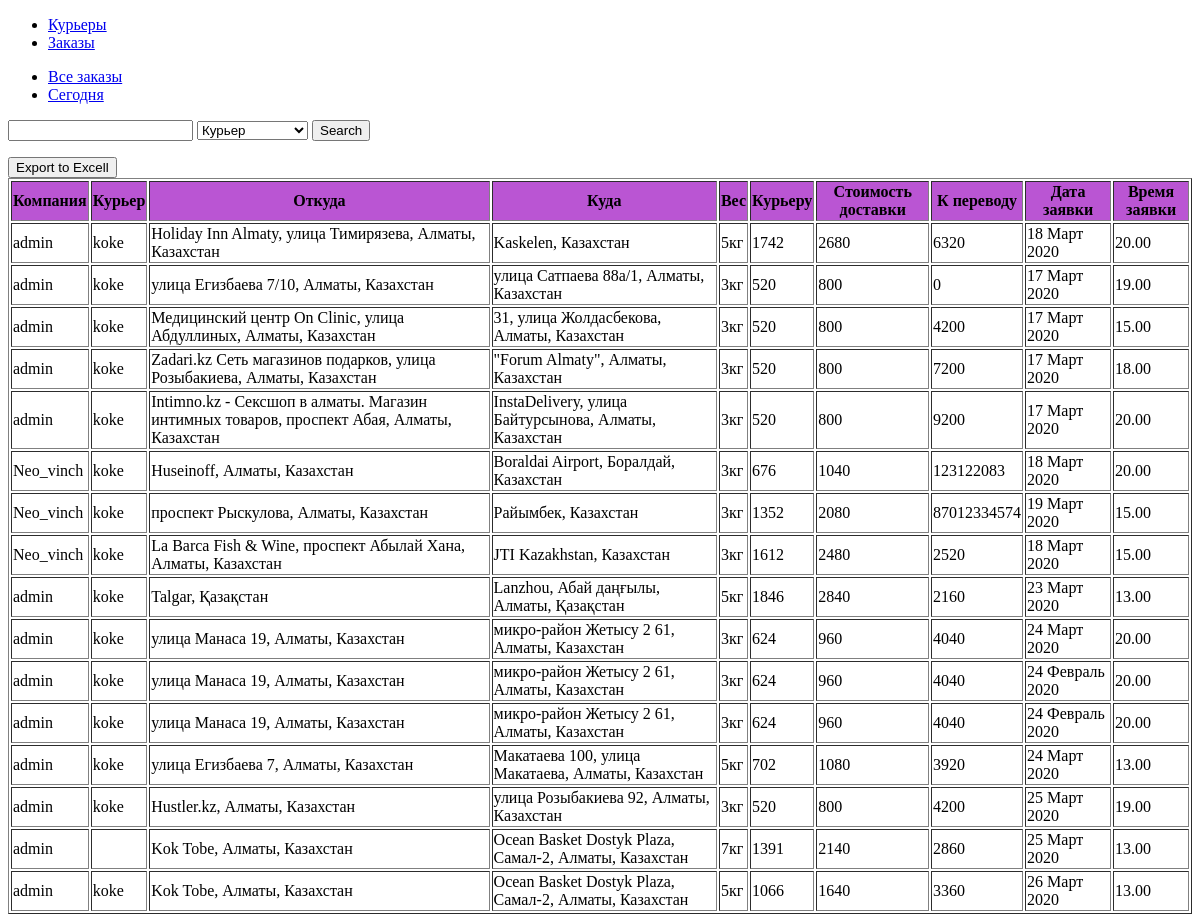
/adminpanel/orders/all/, run on an earlier commit of the app's database.
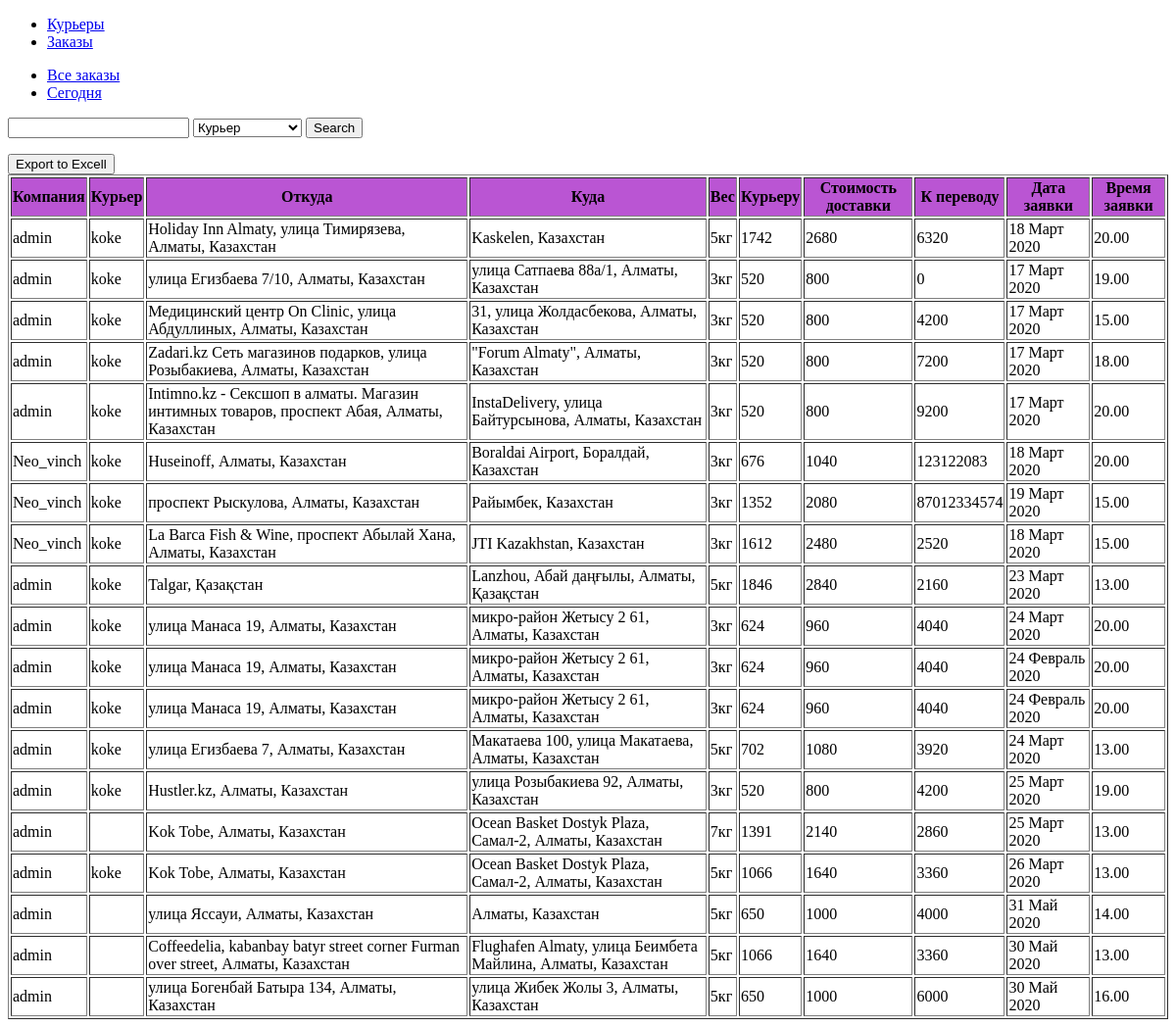
And on a later commit of the database.
### Lallog/models.py (models this page shows)
class TestOrder(models.Model):
	client=models.ForeignKey(settings.AUTH_USER_MODEL,on_delete=models.CASCADE)
	marshrut=models.CharField(max_length=200)
	ves=models.DecimalField(decimal_places=0,max_digits=1000,default=10)
	from_address=models.CharField(max_length=200)
	from_phone=models.CharField(max_length=200)
	from_comment=models.CharField(max_length=200)
	to=models.CharField(max_length=200)
	to_phone=models.CharField(max_length=200)
	to_date=models.CharField(max_length=200,default="")
	to_date_until=models.CharField(max_length=200)
	to_comment=models.CharField(max_length=200)
	distance=models.DecimalField(decimal_places=0,max_digits=1000,default=10)
	itog=models.DecimalField(decimal_places=0,max_digits=1000,default=10)
	curier = models.ForeignKey(Curier,on_delete=models.CASCADE,default=None,related_name="choiced_curier",blank=True,null=True)
	nal=models.DecimalField(decimal_places=0,max_digits=1000,default=0)
	raschet=models.DecimalField(decimal_places=0,max_digits=1000,default=0)
	status = models.CharField(max_length=200,default="Ожидание")
	curier_money = models.DecimalField(decimal_places=0,max_digits=1000,default=0)
	success = models.BooleanField(default=True)
	created_date = models.DateTimeField(default=timezone.now)
	__original_curier = None
	def __init__(self,*args,**kwargs):
		print("Object was created")
		super(TestOrder,self).__init__(*args,**kwargs)
		self.__origin_curier = self.curier

### curier/models.py (models this page shows)
class Curier(models.Model):
	user = models.OneToOneField(settings.AUTH_USER_MODEL, on_delete=models.CASCADE,related_name="mycurier")
	first_name = models.CharField(max_length=255,default="")
	last_name = models.CharField(max_length=255, default="")
	photo =models.ImageField(upload_to='curiers/%y/%m/%d', blank=True)
	experience=models.IntegerField(blank=True, null=True)
	phone = models.IntegerField(null=False, blank=False)
	is_available=models.BooleanField(default=False)
	balance = models.DecimalField(decimal_places=0,max_digits=1000,default=0)

### adminapp/views.py (the view)
# urls.py: path("orders/all/",views.orders_all,name="orders_all"),
def orders_all(request):
    orders = None
    if request.method == "POST":
        value = request.POST.get("search")
        field = request.POST.get("parameter")
        if field == "curier":
            orders = TestOrder.objects.filter(curier__user__username__contains=value)
        elif field == "client":
            orders = TestOrder.objects.filter(client__username__contains=value)
        elif field == "to_date":
            orders = TestOrder.objects.filter(to_date__contains=value)
    else:
        orders = TestOrder.objects.all()
    fields = [field.name for field in TestOrder._meta.get_fields()]
    ctx = {
        "orders": orders,
        "fields": fields
    }
    return render(request, "adminapp/orders.html", context=ctx)

### adminapp/templates/adminapp/orders.html (shortened to what this page needs)
{%extends 'adminapp/base.html'%}
{%load static%}
{%block title%} Orders {%endblock%} {%block body%}
<div>
    <ul>
        <li> <a href="{% url 'orders_all'%}">Все заказы</a></li>
        <li> <a href="{% url 'orders_today'%}">Сегодня</a></li>
    </ul>
</div>
<form method="POST" action="{% url 'orders_all'%}">
    <input type="text" name="search" id="search">
    <select name="parameter" id="parameter">
        <option value="curier">Курьер</option>
    </select>
    <input type="submit" value="Search">
</form>
<div>
    <button id="export">Export to Excell</button>
</div>
<table border="1" id="result">
      <tr style="background-color: #BA55D3">
            <th>Компания</th>
            <th>Курьер</th>
            <th>Откуда</th>
            <th>Куда</th>
            <th>Вес</th>
            <th>Курьеру</th>
            <th>Стоимость доставки</th>
            <th>К переводу</th>
            <th>Дата заявки</th>
            <th>Время заявки</th>
        </tr>
        {%for i in orders%}
    <tr >
        <td data-label="Компания">{{i.client}}</td>
           <td data-label="Курбер">{{i.curier.user.username}}</td>
        <td data-label="Откуда">{{i.from_address}}</td>
        <td data-label="Куда">{{i.to}}</td>
        <td data-label="Вес">{{i.ves}}кг</td>
        <td data-label="Курьеру">{{i.curier_money}}</td>
        <td data-label="Доставка">{{i.itog}}</td>
        <td data-label="К переводу">{{i.raschet}}</td>
        <td data-label="Дата">{{i.to_date}}</td>
        <td data-label="Ограничения">{{i.to_date_until}}</td>
    </tr>
    {%endfor%}
</table>
{%endblock%}

What changed in the data, as far as the page shows it:
added TestOrder: client "admin", from_address "улица Яссауи, Алматы, Казахстан", to "Алматы, Казахстан", ves "5", curier_money "650", itog "1000", raschet "4000", to_date "31 Май 2020", to_date_until "14.00"
added TestOrder: client "admin", from_address "Coffeedelia, kabanbay batyr street corner Furman over street, Алматы, Казахстан", to "Flughafen Almaty, улица Беимбета Майлина, Алматы, Казахстан", ves "5", curier_money "1066", itog "1640", raschet "3360", to_date "30 Май 2020", to_date_until "13.00"
added TestOrder: client "admin", from_address "улица Богенбай Батыра 134, Алматы, Казахстан", to "улица Жибек Жолы 3, Алматы, Казахстан", ves "5", curier_money "650", itog "1000", raschet "6000", to_date "30 Май 2020", to_date_until "16.00"
